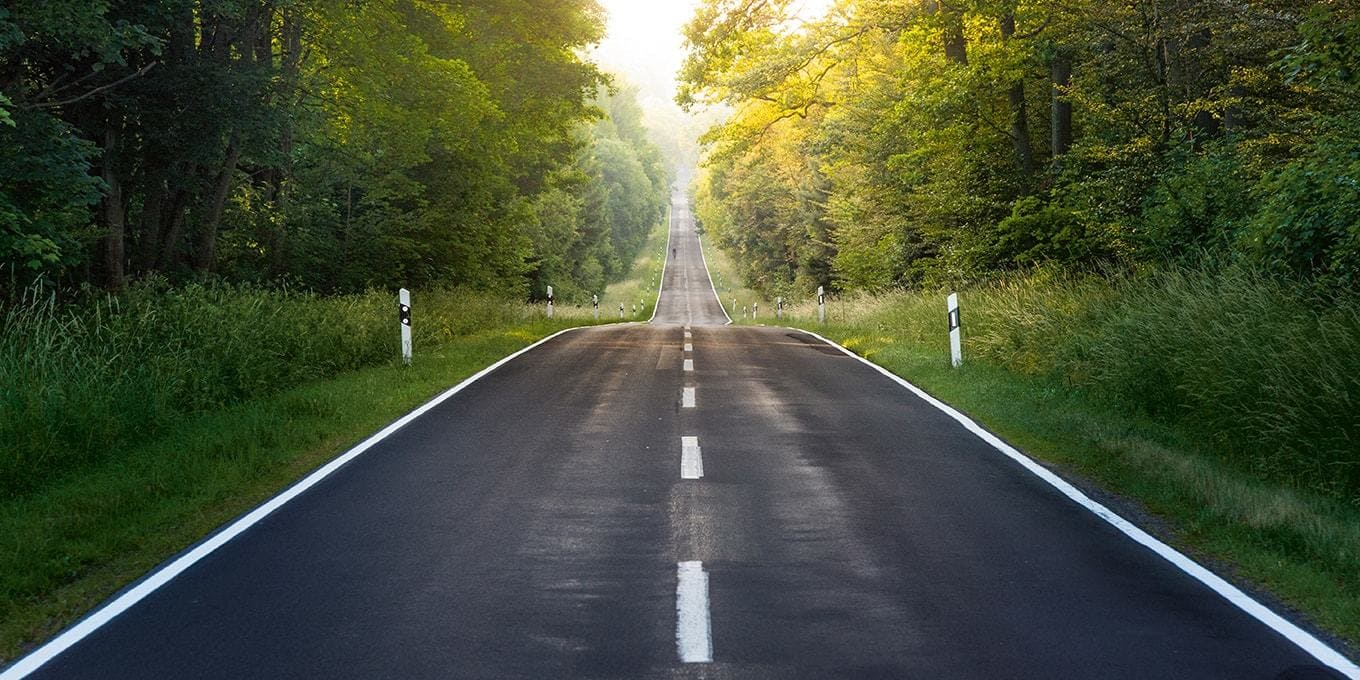
#> input picture OpenCVPython/learning/road.jpeg, 1360 x 680 px, given in place of the camera
$ python testing.py
#> lines starting #> are read from the running program, lines starting #| are printed output that depends on the picture; after the words box and inside, x2 and y2 are one past the last pixel; in counts of white or black regions, pixels touching at a corner belong together
#> further down, frame is the input picture: shape (680, 1360, 3); mean B, G, R 55.3, 78.8, 70.7
import cv2
import numpy as np


def make_points(image, line_parameters):
    slope, intercept = line_parameters
    y1 = int(image.shape[0])
    y2 = int(y1*3/5)
    x1 = int((y1 - intercept)/slope)
    x2 = int((y2 - intercept)/slope)
    return [[x1, y1, x2, y2]]


def average_slope_intercept(image, lines):
    left_fit = []
    right_fit = []
    if lines is None:
        return None
    for line in lines:
        x1, y1, x2, y2 = line.reshape(4)
        parameters = np.polyfit((x1, x2), (y1, y2), 1)
        slope = parameters[0]
        intercept = parameters[1]
        if slope < 0:
            left_fit.append((slope, intercept))
        else:
            right_fit.append((slope, intercept))
    left_fit_average = np.average(left_fit, axis=0)
    right_fit_average = np.average(right_fit, axis=0)
    left_line = make_points(image, left_fit_average)
    right_line = make_points(image, right_fit_average)
    return np.array((left_line, right_line))


def CannyEdge(image):
    gray = cv2.cvtColor(image, cv2.COLOR_RGB2GRAY)
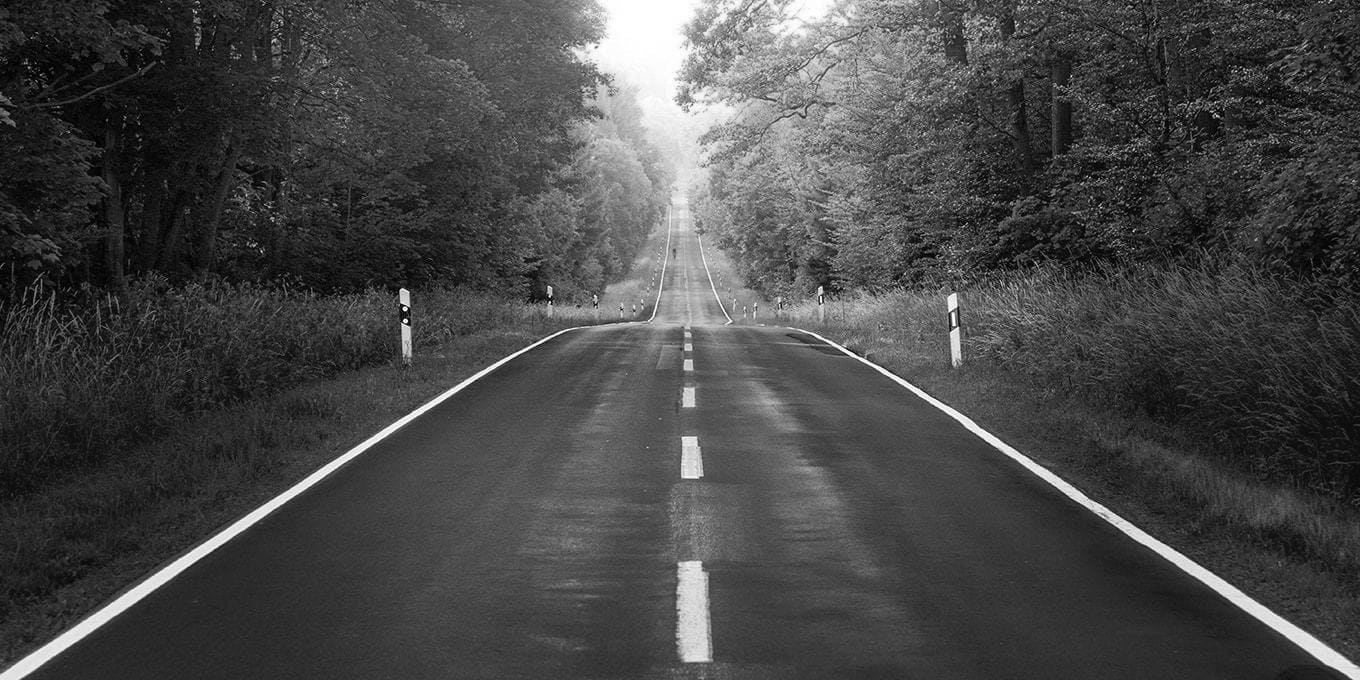
#> gray: shape (680, 1360); min 0, max 255, mean 70.8
    blur = cv2.GaussianBlur(gray, (5, 5), 0)
    cannyImage = cv2.Canny(blur, 50, 150)
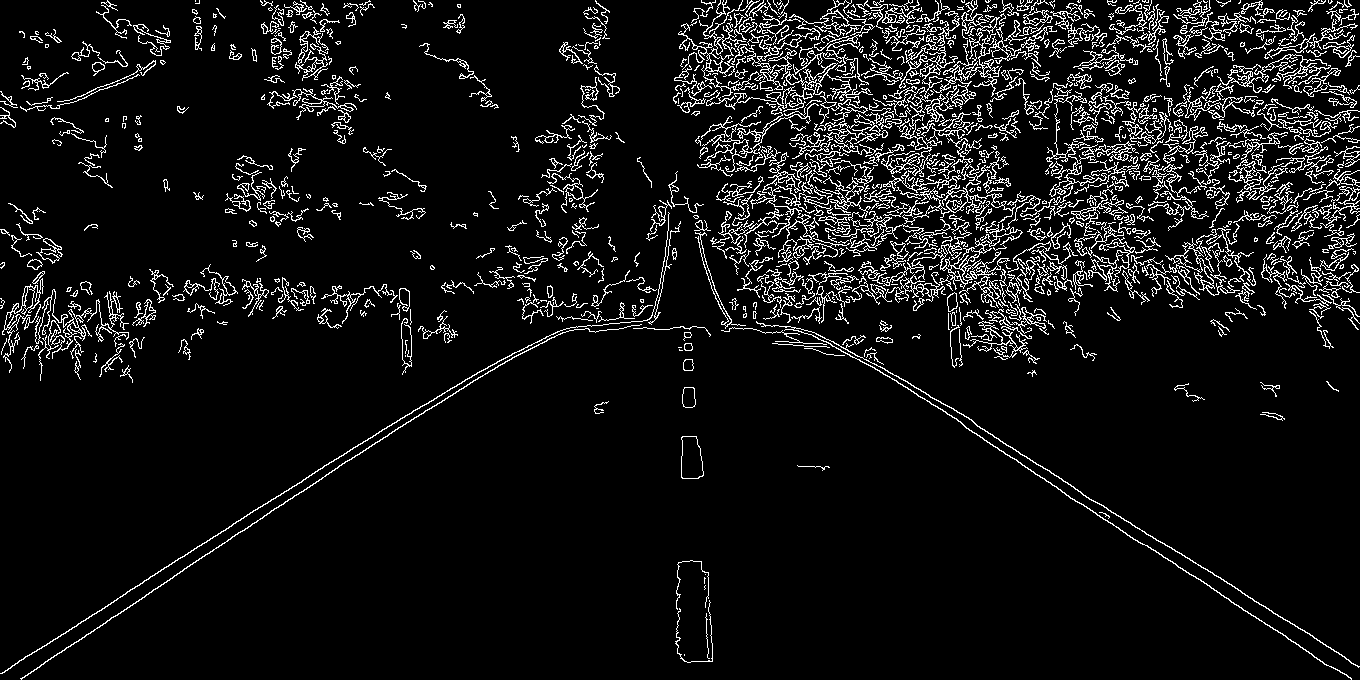
#> cannyImage: shape (680, 1360); 7.6% white in thin lines or dots
    return cannyImage


def region_of_interest(image):
    height = image.shape[0]
#> height = 680
    triangle = np.array(
        [[(200, height), (550, 250), (1100, height), ]], np.int32)
#> triangle = [[200, 680], [550, 250], [1100, 680]]
    mask = np.zeros_like(image)
    cv2.fillPoly(mask, triangle, 255)
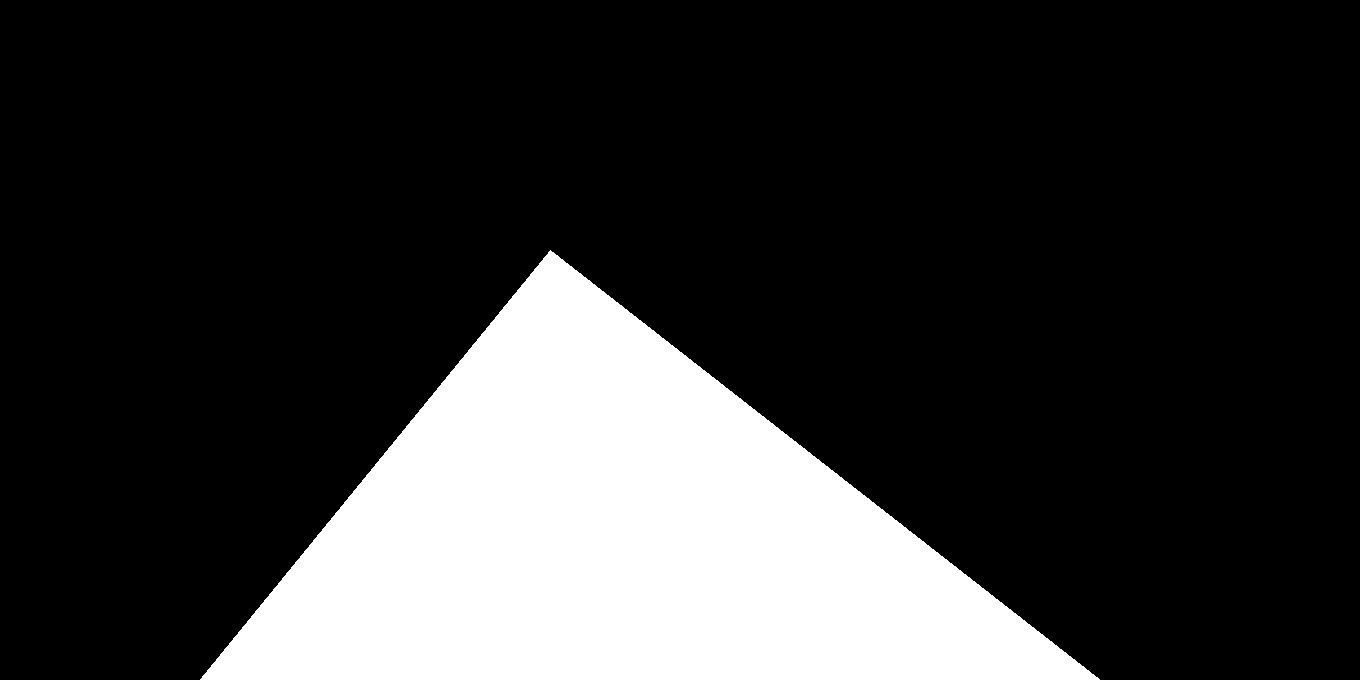
#> mask: shape (680, 1360); 21% white; 1 white region, box (x1, y1, x2, y2) and area: (200, 250, 1100, 680) 193775
    masked_image = cv2.bitwise_and(image, mask)
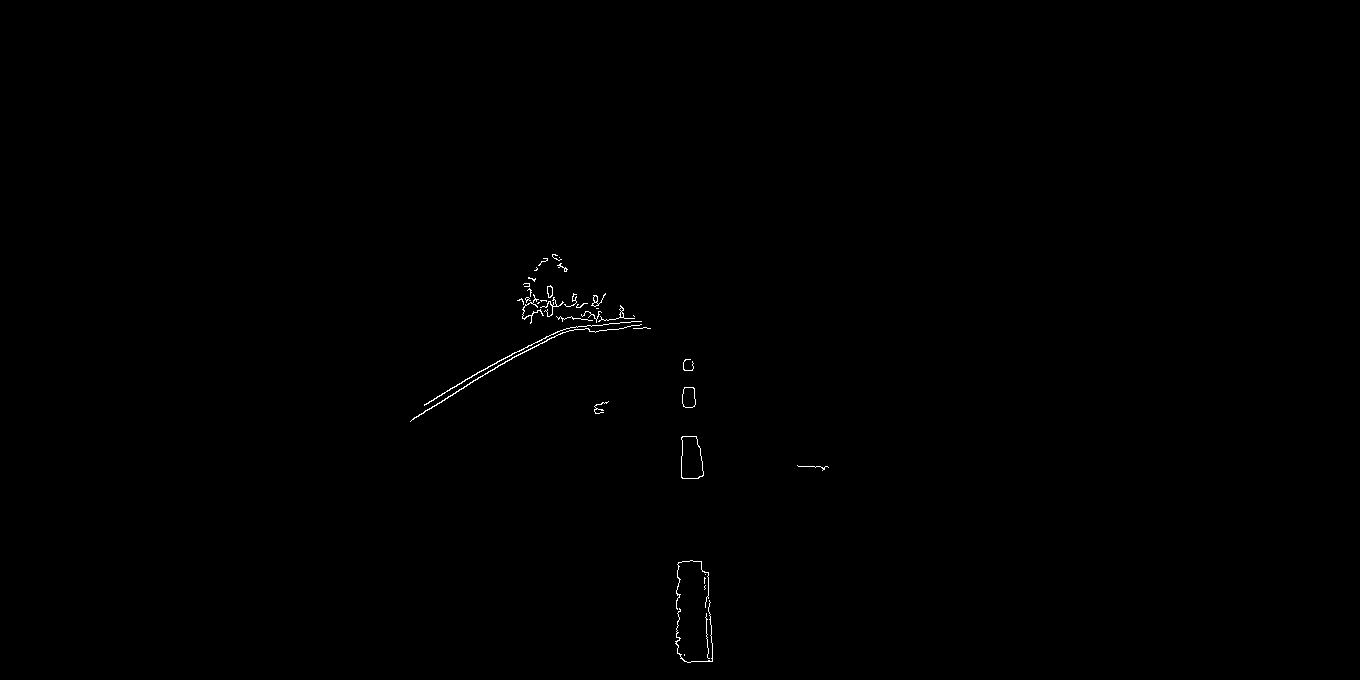
#> masked_image: shape (680, 1360); 0.21% white in thin lines or dots, all inside (x1, y1, x2, y2) = (410, 254, 829, 663)
    return masked_image


def display_lines(image, lines):
    line_image = np.zeros_like(image)
    if lines is not None:
        for line in lines:
            x1, y1, x2, y2 = line.reshape(4)
            cv2.line(line_image, (x1, y1), (x2, y2), (255, 0, 0), 10)
    return line_image


cap = cv2.VideoCapture(0)
while True:
    _, frame = cap.read()
    canny = CannyEdge(frame)
    cropped_Image = region_of_interest(canny)
    rho = 2
    theta = np.pi/180
    threshold = 100
    lines = cv2.HoughLinesP(cropped_Image, rho, theta, threshold, np.array(
        []), minLineLength=40, maxLineGap=5)
#> lines = [[410, 421, 516, 355], [424, 404, 514, 352], [502, 364, 551, 337]]
    averaged_lines = average_slope_intercept(frame, lines)
#> the loop in average_slope_intercept, `for line in lines:` made 3 passes
#> (x1, y1, x2, y2, slope, intercept) on passes 1 to 3: (410, 421, 516, 355, -0.623, 676.3), (424, 404, 514, 352, -0.578, 649), (502, 364, 551, 337, -0.551, 640.6)
#> after the loop in average_slope_intercept, `for line in lines:`: left_fit = [(-0.623, 676.3), (-0.578, 649), (-0.551, 640.6)]; right_fit = []
#> in average_slope_intercept, `left_fit_average = np.average(left_fit, axis=0)`: left_fit_average = [-0.584, 655.3]
#> in average_slope_intercept, `right_fit_average = np.average(right_fit, axis=0)`: right_fit_average = nan
#> in make_points, `slope, intercept = line_parameters`: slope = -0.584; intercept = 655.3
#> in make_points, `x1 = int((y1 - intercept)/slope)`: x1 = -42
#> in make_points, `x2 = int((y2 - intercept)/slope)`: x2 = 423
#> in average_slope_intercept, `left_line = make_points(image, left_fit_average)`: left_line = [[-42, 680, 423, 408]]
#> (the run stopped early here; a loop or call above may not have finished)
